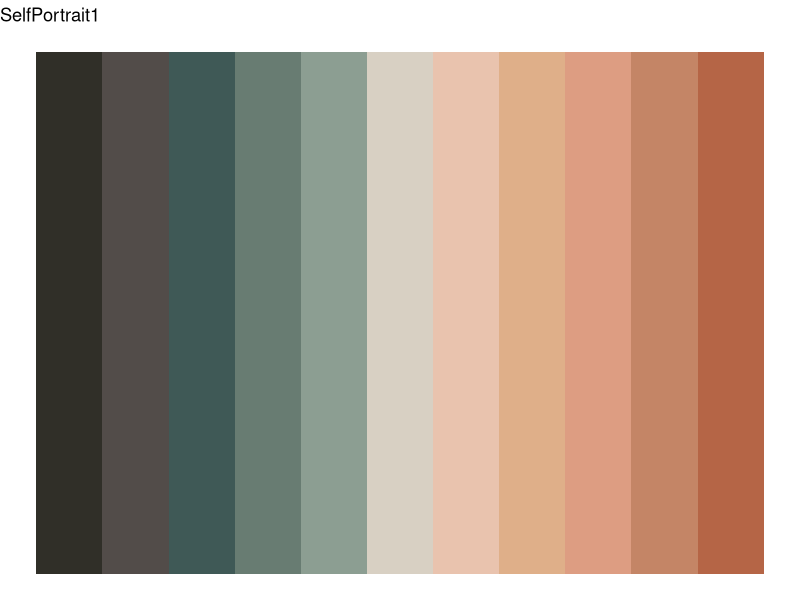
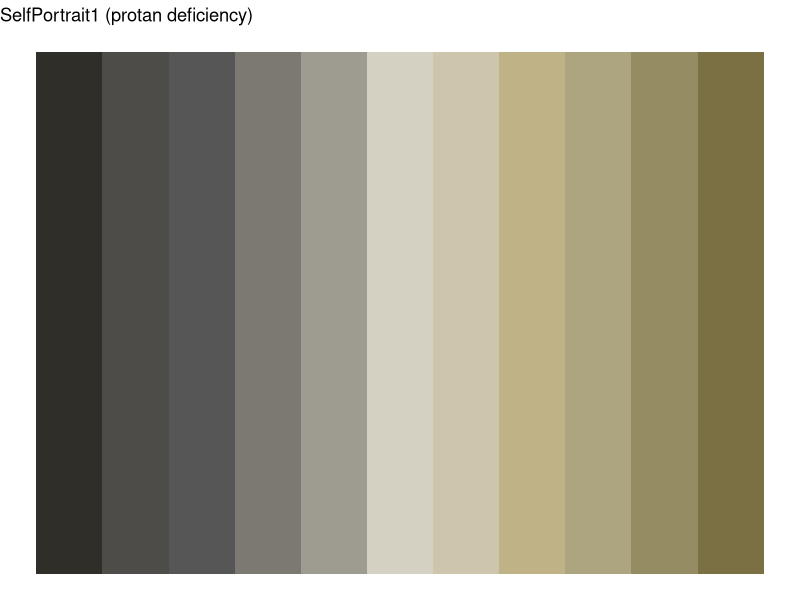
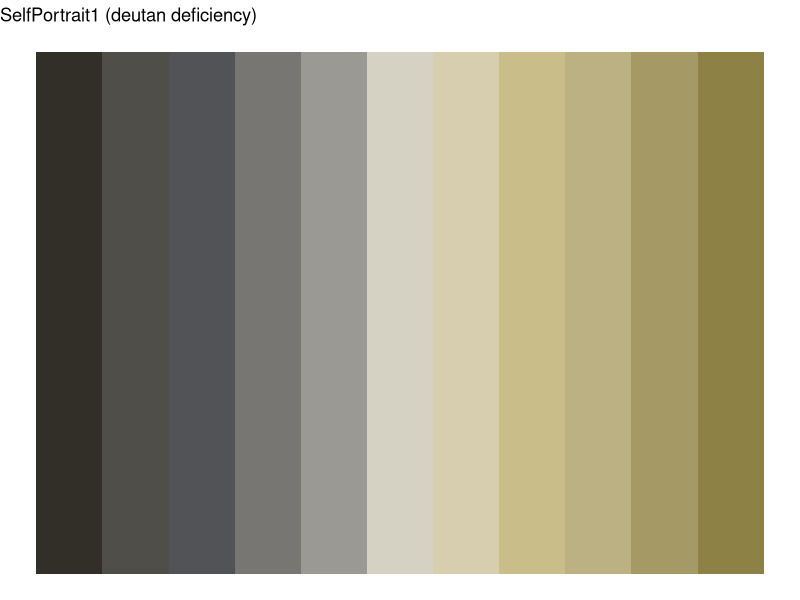
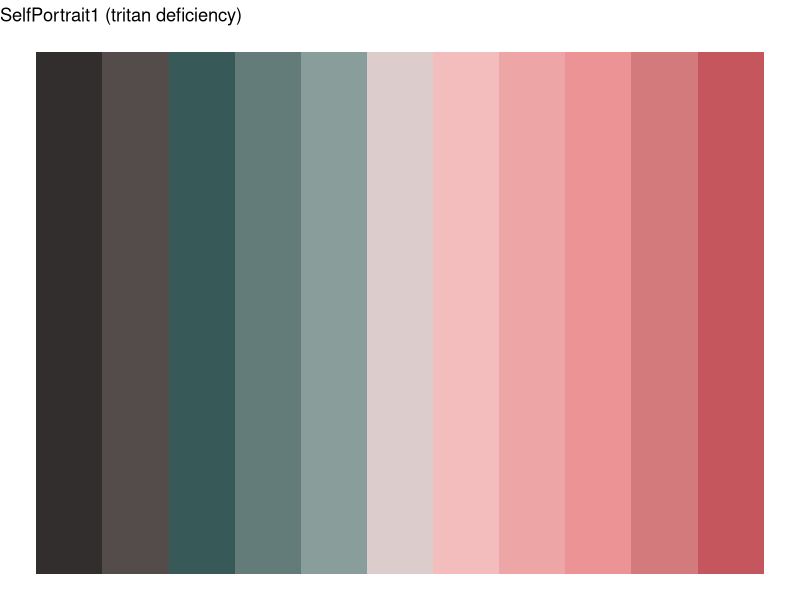
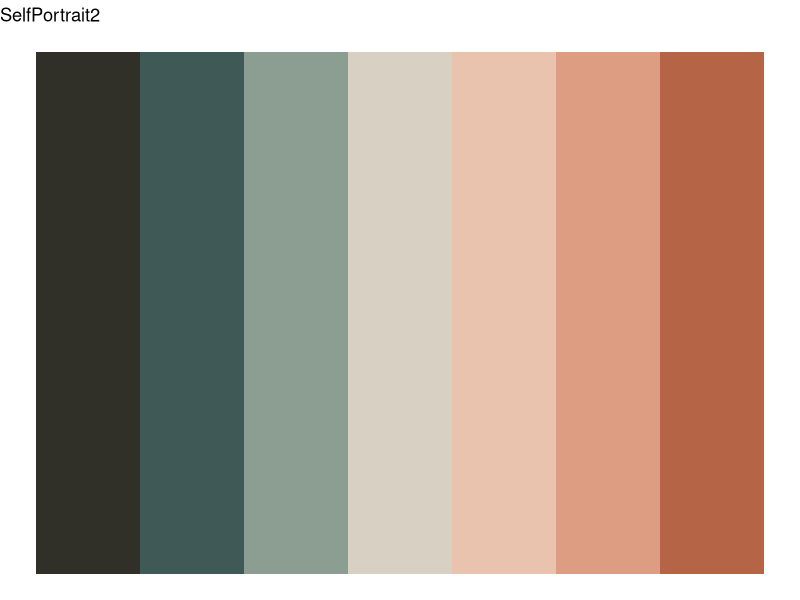
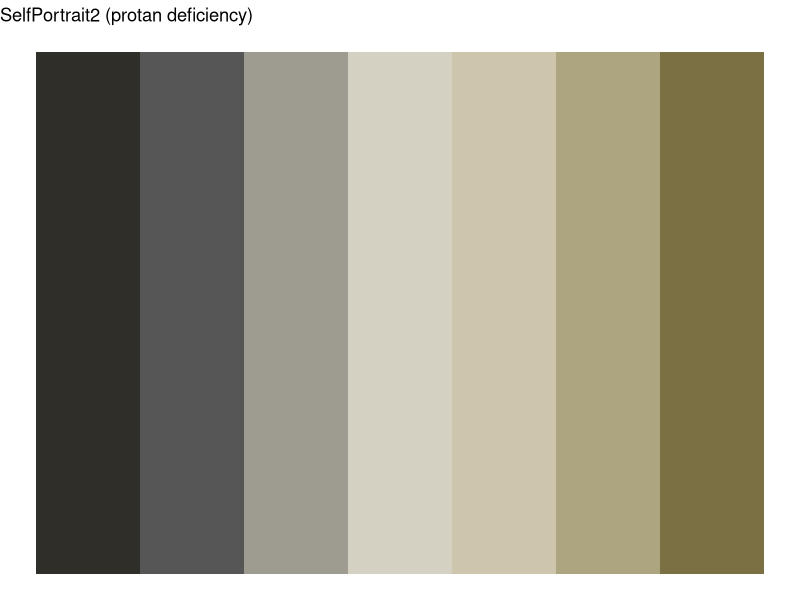
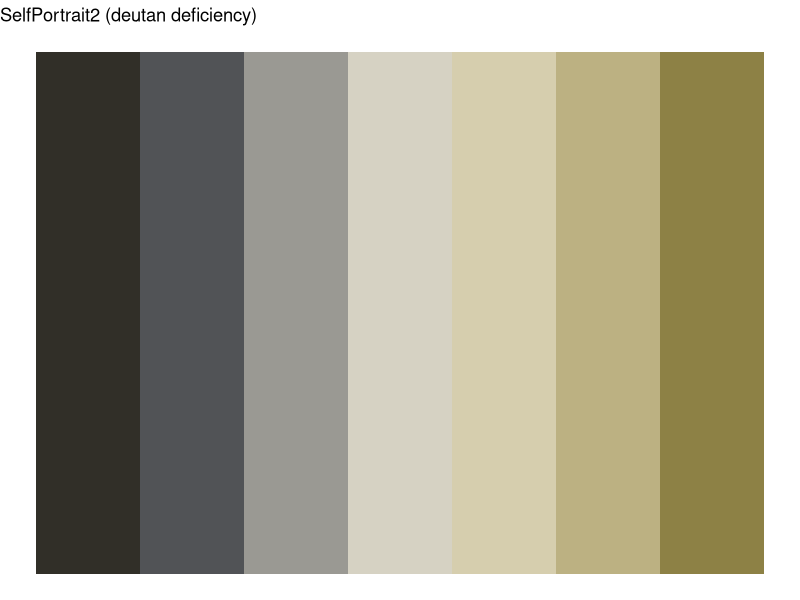
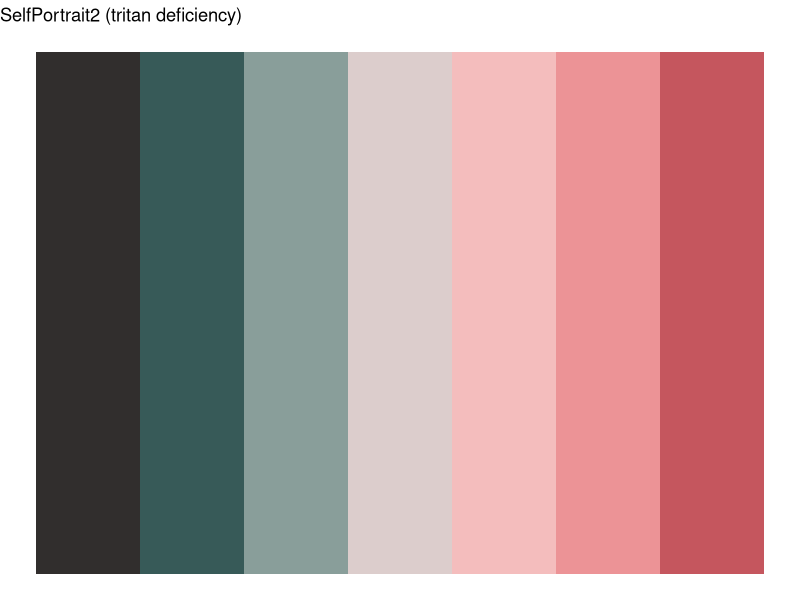

Write the R code that produced these figures, in order.
# Munch color palettes

#### Load required libraries ####
library(ggplot2)
library(colorspace)

#### Functions ####
plot.palette <- function(cols, def = "none"){
  require(colorspace)
  require(ggplot2)
  d <- deparse(substitute(cols))
  print(d)
  dat.set <- data.frame("x" = seq(1,length(cols)), "y" = rep(1,length(cols)),
                         "colors" = as.factor(seq(1,length(cols))))
  if(def == "tritan"){
    cols <- tritan(cols)
    title1 <- paste(d, "(tritan deficiency)")
  }else if(def == "deutan"){
    cols <- deutan(cols)
    title1 <- paste(d, "(deutan deficiency)")
  }else if(def == "protan"){
    cols <- protan(cols)
    title1 <- paste(d, "(protan deficiency)")
  } else {
    title1 <- d
  }
  p <- ggplot(dat.set, aes(x,y,fill = colors)) + geom_tile() +
    scale_fill_manual(values = cols, aesthetics = "fill") +
    ggtitle(title1) +
    theme_void() + theme(legend.position = "none")
  return(p)
}

#### Self Portrait by the Window (1940) (slide 1) ####

# Diverging color palette (long)
SelfPortrait1 <- c("#302F28","#524C49", "#3F5956", "#687C72", "#8C9E92",
                 "#D8D0C3",
                 "#E9C3AE", "#DFAF89", "#DD9D82", "#C48566", "#B56546")
plot.palette(SelfPortrait1)
# color deficiency check
plot.palette(SelfPortrait1, "protan")
plot.palette(SelfPortrait1, "deutan")
plot.palette(SelfPortrait1, "tritan")

# Diverging color palette (short)
SelfPortrait2 <- c("#302F28", "#3F5956", "#8C9E92",
                 "#D8D0C3",
                 "#E9C3AE", "#DD9D82", "#B56546")
plot.palette(SelfPortrait2)
# color deficiency check
plot.palette(SelfPortrait2, "protan")
plot.palette(SelfPortrait2, "deutan")
plot.palette(SelfPortrait2, "tritan")

#### The Scream (1893) ####

# Diverging color palette (long, no center value)
Scream1 <- c("#3C3C3C", "#5A6675", "#7E91AD", "#9BA5C9",
                 "#FABD9E", "#E6AB68", "#E58A71", "#BF7A6B")
plot.palette(Scream1)
# color deficiency check
plot.palette(Scream1, "protan")
plot.palette(Scream1, "deutan")
plot.palette(Scream1, "tritan")

# Diverging color palette (short, no center value)
Scream2 <- c("#373D52", "#657487", "#9BA5C9",
                 "#FABD9E", "#E6AB68", "#E17A62")
plot.palette(Scream2)
# color deficiency check
plot.palette(Scream2, "protan")
plot.palette(Scream2, "deutan")
plot.palette(Scream2, "tritan")

#### Portrait of Fredrick Nietzsche ####
# Qualitative palette
Nietzsche <- c("#425799", "#D1593B", "#F3CE61", "#712E24", "#3B514B", "#A54032", "#F3DB9C", "#9D6B5A")
plot.palette(Nietzsche)
# color deficiency check
plot.palette(Nietzsche, "protan")
plot.palette(Nietzsche, "deutan")
plot.palette(Nietzsche, "tritan")

#### The Murderer (1910) ####
# Qualitative palette
Murderer <- c("#BD483F", "#2A3139", "#87A077", "#E2A23A", "#8C7271", "#B07563", "#66797F", "#66672C")
plot.palette(Murderer)
# color deficiency check
plot.palette(Murderer, "protan")
plot.palette(Murderer, "deutan")
plot.palette(Murderer, "tritan")

#### New Snow (1900-1901) ####
# Diverging palette (long, no center value)
NewSnow1 <- c("#242E26", "#49544C", "#6F7B6B", "#A0A298",
              "#B2A697", "#C9AD8C", "#8A5C49", "#693931")
plot.palette(NewSnow1)
# color deficiency check
plot.palette(NewSnow1, "protan")
plot.palette(NewSnow1, "deutan")
plot.palette(NewSnow1, "tritan")

# Diverging palette (short, no center value)
NewSnow2 <- c("#242E26", "#6F7B6B", "#A0A298",
              "#B2A697", "#C9AD8C", "#693931")
plot.palette(NewSnow2)
# color deficiency check
plot.palette(NewSnow2, "protan")
plot.palette(NewSnow2, "deutan")
plot.palette(NewSnow2, "tritan")

# Quantitative (cool)
NewSnowCool <- c("#242E26", "#49544C", "#6F7B6B", "#A0A298")
NewSnowCool <- rev(NewSnowCool)
plot.palette(NewSnowCool)

# Quantitative (warm)
NewSnowWarm <- c("#B2A697", "#C9AD8C", "#8A5C49", "#693931")
plot.palette(NewSnowWarm)

#### The Yellow Log (1912) ####
# Quantitative palette
YellowLog <- c("#49542C", "#7C6170", "#F2BA3E", "#914D33", "#B79081", "#829B9C", "#BB782B")
plot.palette(YellowLog)
# color deficiency check
plot.palette(YellowLog, "protan")
plot.palette(YellowLog, "deutan")
plot.palette(YellowLog, "tritan")

#### Starry Night (1922-24) ####
# Qualitative palette (single emphasis color)
StarryNight1 <- c("#E87C49", "#A0A9AD", "#7EA8A0", "#749EA8", "#BD9AAB", "#DCC1BD",
                  "#A2BCC2", "#F3C8C0")
plot.palette(StarryNight1)
# color deficiency check
plot.palette(StarryNight1, "protan")
plot.palette(StarryNight1, "deutan")
plot.palette(StarryNight1, "tritan")

# Quantitative palette (hue)
StarryNight2 <- c("#F3C8C0", "#BB81A2", "#BD9AAB", "#A0A9AD", "#73968A",
                  "#4A6995", "#4A5355")
plot.palette(StarryNight2)
# color deficiency check
plot.palette(StarryNight2, "protan")

MunchColors <- list(
  "SelfPortrait1" = SelfPortrait1,
  "SelfPortrait2" = SelfPortrait2,
  "Scream1" = Scream1,
  "Scream2" = Scream2,
  "Nietzsche" = Nietzsche,
  "Murderer" = Murderer,
  "NewSnow1" = NewSnow1,
  "NewSnow2" = NewSnow2,
  "NewSnowCool" = NewSnowCool,
  "NewSnowWarm" = NewSnowWarm,
  "YellowLog" = YellowLog,
  "StarryNight1" = StarryNight1,
  "StarryNight2" = StarryNight2
)

